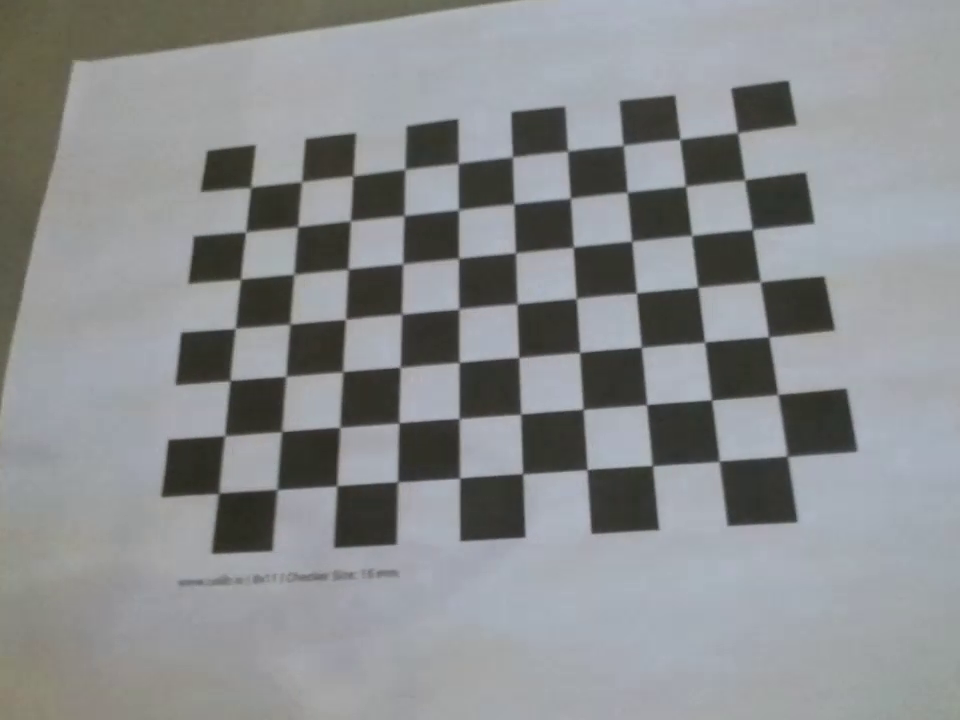
#> input picture pictures/calibration/dji_tello/1.png, 960 x 720 px; its folder holds only this picture in this run
$ python cameraCalibration.py
#> lines starting #> are read from the running program, lines starting #| are printed output that depends on the picture; after the words box and inside, x2 and y2 are one past the last pixel; in counts of white or black regions, pixels touching at a corner belong together; long printed decimals are rounded
import glob

import cv2
import numpy as np
import yaml

def main():
    board_size = (10, 7)
    objpts = []
    imgpts = []
    square_size = 16

    criteria = (cv2.TERM_CRITERIA_EPS + cv2.TERM_CRITERIA_MAX_ITER, 30, 0.001)
    objpt = np.zeros((board_size[1] * board_size[0], 3), np.float32)
    objpt[:, :2] = (
        np.mgrid[0 : board_size[0], 0 : board_size[1]].T.reshape(-1, 2) * square_size
    )

    ext = "*.png"
    images = glob.glob(f"/home/xtal/ros2_ws/pictures/calibration/dji_tello/{ext}")
    if not images:
        print("No images found...")
        exit()

    images_used = []
    image_size = None

    cv2.namedWindow("corners", cv2.WINDOW_NORMAL | cv2.WINDOW_GUI_NORMAL)

    for fn in images:
        img = cv2.imread(fn)
#> img is the input picture: shape (720, 960, 3); mean B, G, R 142.4, 140.9, 138.6
        if img is None:
            print(f"Could not load image: {fn}")
            continue

        gray = cv2.cvtColor(img, cv2.COLOR_BGR2GRAY)

        if image_size is None:
            image_size = (gray.shape[1], gray.shape[0])

        ret, corners = cv2.findChessboardCorners(gray, board_size, None)
#> ret = True; corners = 70 rows, first 8: [252, 188], [299.8, 179.6], [354, 175.5], [403.5, 167.4], [458, 163.5], [514, 158.4], [565.4, 152.4], [623.5, 145.5]

        if not ret:
            print(f"Error on image:{fn}")
        else:
            objpts.append(objpt)
            corners2 = cv2.cornerSubPix(gray, corners, (11, 11), (-1, -1), criteria)
#> corners2 = 70 rows, first 8: [250.7, 187.3], [301.6, 181.7], [353, 175.8], [405, 169.3], [458.3, 163.4], [512.4, 156.9], [567.6, 151.1], [623.1, 145.2]
            imgpts.append(corners2)
            images_used.append(fn)
            cv2.drawChessboardCorners(img, board_size, corners2, ret)
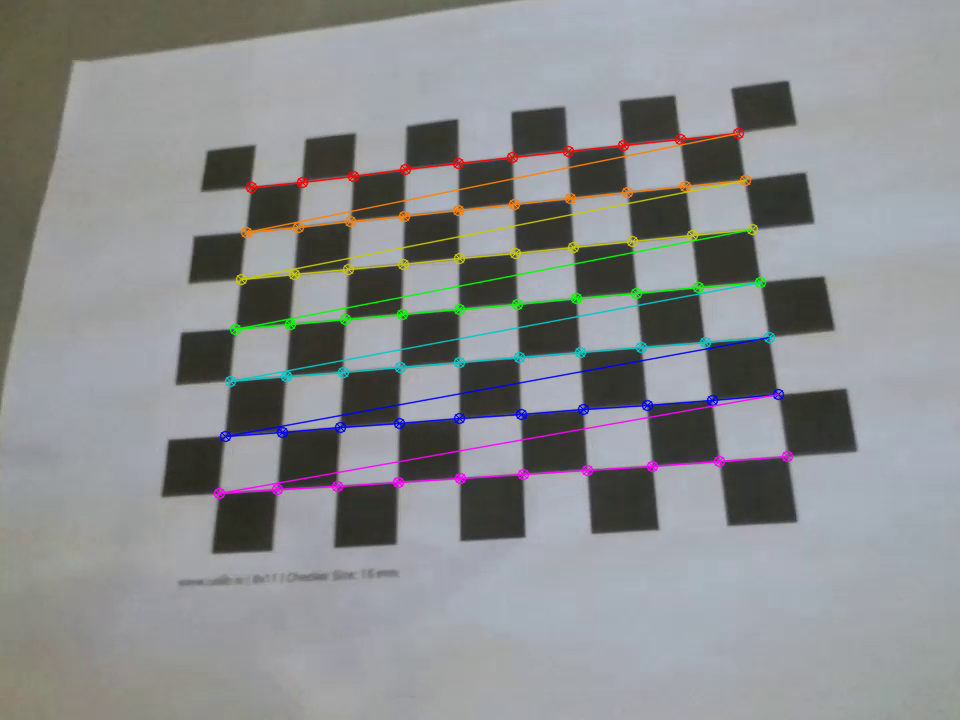
#> img: shape (720, 960, 3); 3.74% of pixels changed, all inside (x1, y1, x2, y2) = (213, 127, 794, 500)
            cv2.imshow("corners", img)
            cv2.waitKey(0)
    rms, K, D, rvecs, tvecs = cv2.calibrateCamera(
        objpts, imgpts, image_size, None, None
    )
#> rms = 0.258; K = [[927.8, 0, 487], [0, 937.7, 390.2], [0, 0, 1]]; D = [[0.0775, -1.06, -0.00325, 0.00164, 3.85]]; rvecs = ([-0.419, 0.146, -0.0473],); tvecs = ([-71.71, -60.88, 281.7],)
    print(K)
#| [[927.799    0.         487.034]
#|  [  0.         937.688 390.227]
#|  [  0.           0.           1.        ]]
    print(D)
#| [[ 7.74888758e-02 -1.05628128e+00 -3.25121366e-03  1.63754861e-03
#|    3.84578651e+00]]

    camera_parameters = {
        "rms": float(rms),
        "K": K.tolist(),
        "D": D.tolist(),
        "rvecs": [rvec.tolist() for rvec in rvecs],
        "tvecs": [tvec.tolist() for tvec in tvecs],
        "image_size": list(image_size),
        "board_size": list(board_size),
        "square_size": square_size,
    }

    with open("camera_calibration/dji_tello.yaml", "w") as f:
        yaml.dump(camera_parameters, f)

if __name__ == "__main__":
    main()

$ run again, on pictures/calibration/dji_tello/13.png
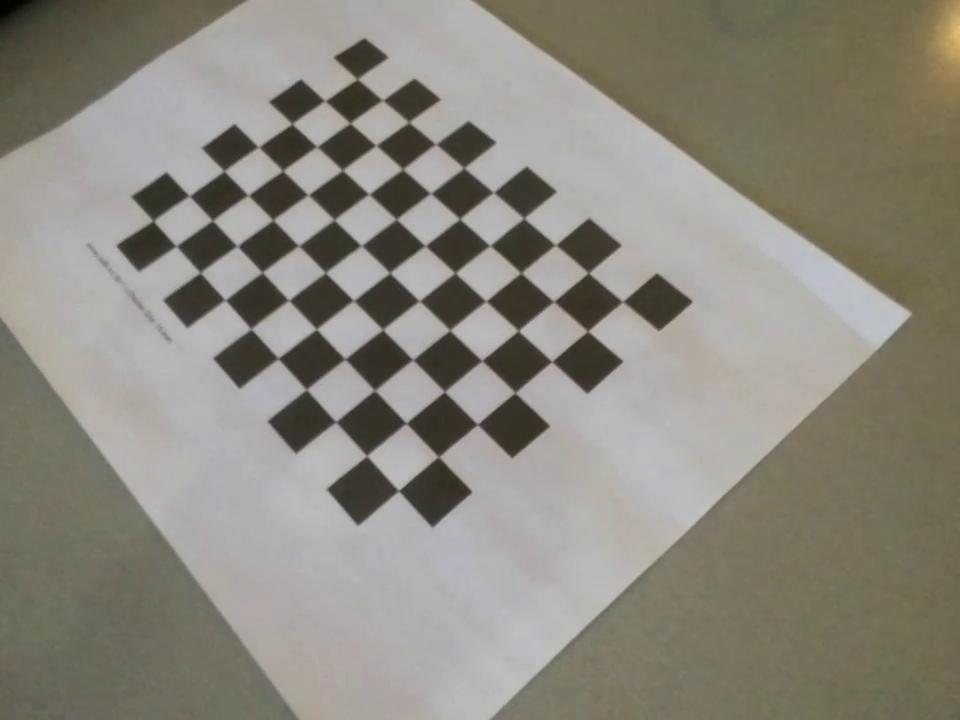
#> input picture pictures/calibration/dji_tello/13.png, 960 x 720 px
#> in main, img is the input picture: shape (720, 960, 3); mean B, G, R 126.3, 136.1, 139.7
#> in main, `gray = cv2.cvtColor(img, cv2.COLOR_BGR2GRAY)`:
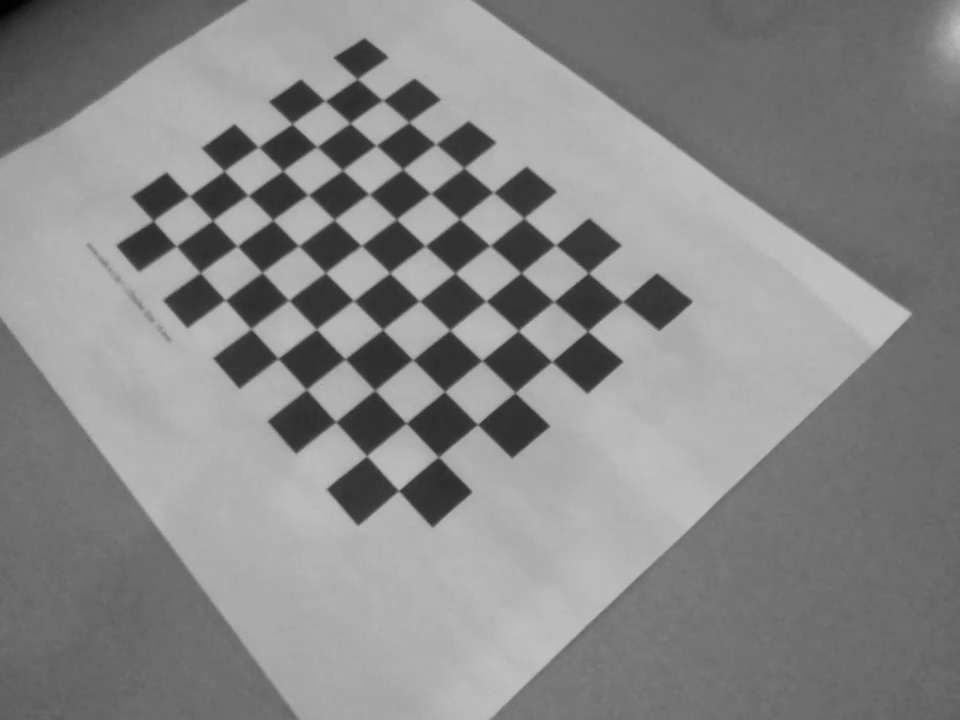
#> gray: shape (720, 960); min 3, max 201, mean 136.1
#> ret = True; corners = 70 rows, first 8: [357.4, 79.25], [381, 100.2], [408.7, 122.5], [434.2, 144.2], [463.8, 167.6], [491, 190.3], [523.7, 218.3], [556.9, 245.2]
#> corners2 = 70 rows, first 8: [357.2, 78.87], [382.6, 100.3], [408.7, 122.2], [435.6, 144.1], [463.9, 167.9], [493.4, 192.4], [523.8, 218.1], [555.4, 245]
#> in main, `cv2.drawChessboardCorners(img, board_size, corners2, ret)`:
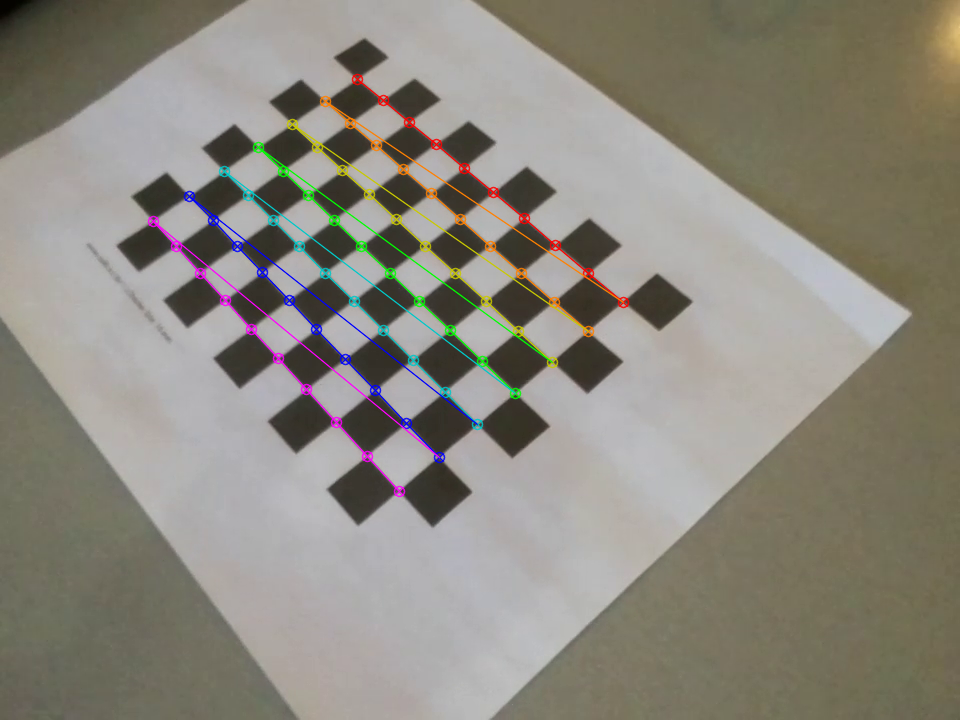
#> img: shape (720, 960, 3); 2.38% of pixels changed, all inside (x1, y1, x2, y2) = (147, 73, 630, 498)
#> rms = 0.215; K = [[813.8, 0, 491], [0, 800.9, 401.1], [0, 0, 1]]; D = [[0.064, -0.566, -0.00322, -0.00303, 1.4]]; rvecs = ([-0.357, 0.26, 0.811],); tvecs = ([-52.11, -127.8, 319.6],)
#| [[813.781   0.         490.968]
#|  [  0.         800.852 401.077]
#|  [  0.           0.           1.        ]]
#| [[ 0.06396 -0.5657 -0.003223 -0.003032  1.401]]

$ run again, on pictures/calibration/dji_tello/14.png
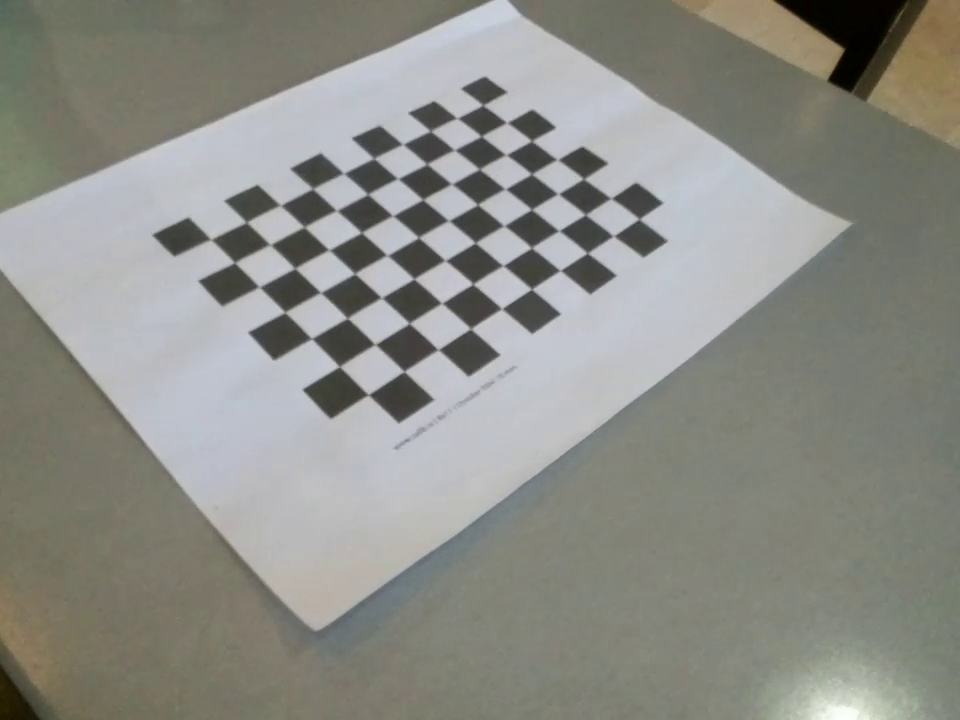
#> input picture pictures/calibration/dji_tello/14.png, 960 x 720 px
#> in main, img is the input picture: shape (720, 960, 3); mean B, G, R 135.2, 141.5, 141
#> in main, `gray = cv2.cvtColor(img, cv2.COLOR_BGR2GRAY)`:
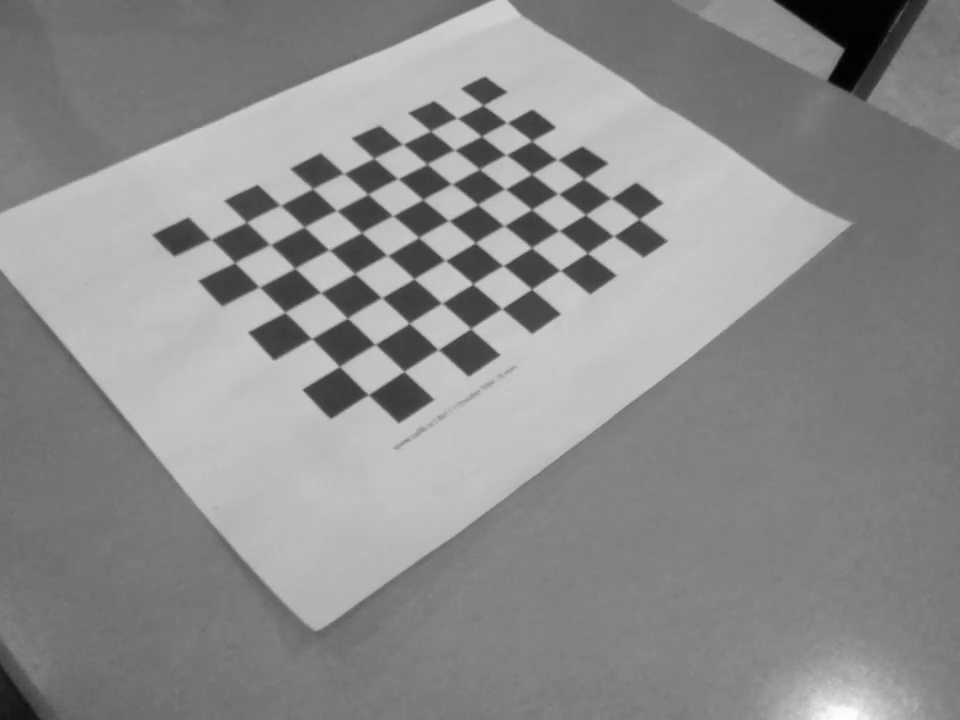
#> gray: shape (720, 960); min 1, max 254, mean 140.6
#> ret = True; corners = 70 rows, first 8: [211.5, 239.8], [246.2, 222.5], [281.2, 205.8], [312.2, 189.4], [342.6, 173.5], [374.4, 159.4], [401.9, 144.4], [430.5, 131.7]
#> corners2 = 70 rows, first 8: [210.9, 239.3], [246.5, 222.2], [280.3, 205.4], [312.7, 188.5], [343.7, 173.4], [373.8, 158.3], [402.7, 144.3], [430.4, 130.9]
#> in main, `cv2.drawChessboardCorners(img, board_size, corners2, ret)`:
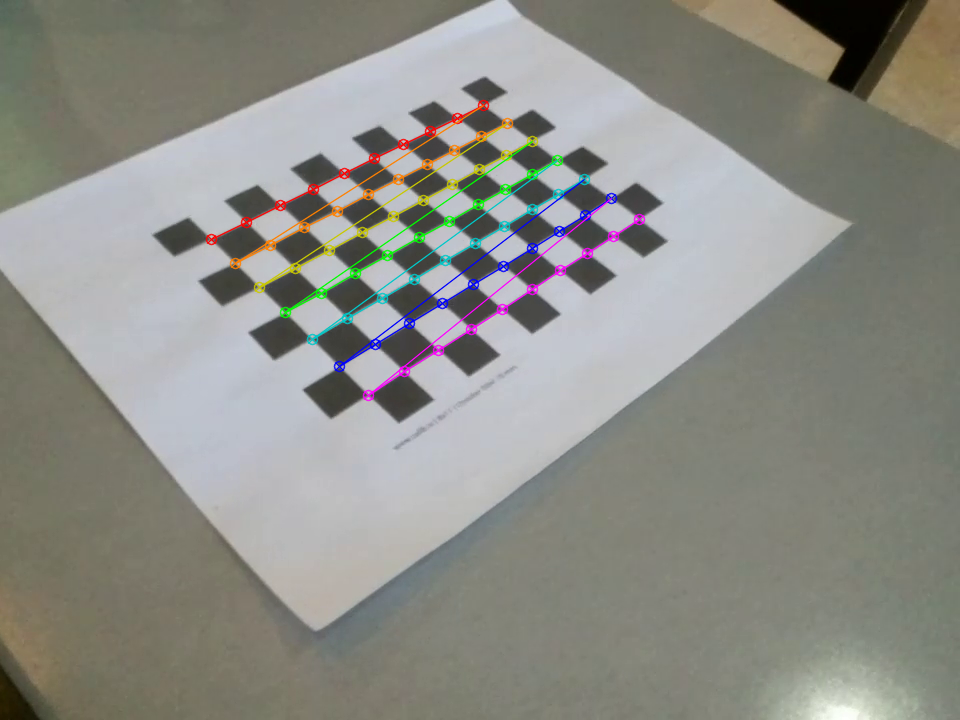
#> img: shape (720, 960, 3); 2.26% of pixels changed, all inside (x1, y1, x2, y2) = (205, 99, 646, 402)
#> rms = 0.232; K = [[882.2, 0, 491.1], [0, 874.5, 379.5], [0, 0, 1]]; D = [[0.0832, -0.731, -0.00459, 0.00316, 1.27]]; rvecs = ([-0.577, -0.335, -0.699],); tvecs = ([-107.9, -54.27, 340],)
#| [[882.188    0.         491.095 ]
#|  [  0.         874.524 379.453]
#|  [  0.           0.           1.        ]]
#| [[ 0.08324 -0.7306 -0.004593  0.003158   1.273]]

$ run again, on pictures/calibration/dji_tello/15.png
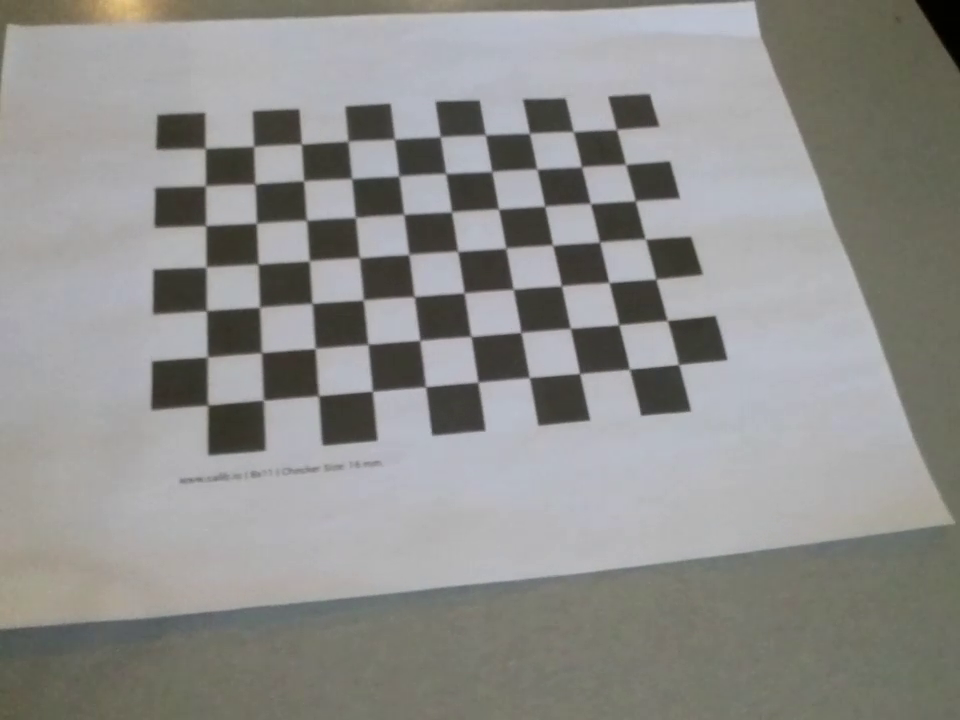
#> input picture pictures/calibration/dji_tello/15.png, 960 x 720 px
#> in main, img is the input picture: shape (720, 960, 3); mean B, G, R 139.7, 142.4, 142.9
#> ret = True; corners = 70 rows, first 8: [205.3, 148.5], [253.7, 146.4], [301.4, 144.1], [347.9, 141.5], [395, 139], [440.1, 136.2], [485, 135.5], [529.1, 133.7]
#> corners2 = 70 rows, first 8: [205.2, 148.4], [253.6, 146.4], [301.3, 144.1], [348, 141.2], [394.4, 139.1], [440.3, 136.7], [485.3, 134.8], [529.4, 133.3]
#> in main, `cv2.drawChessboardCorners(img, board_size, corners2, ret)`:
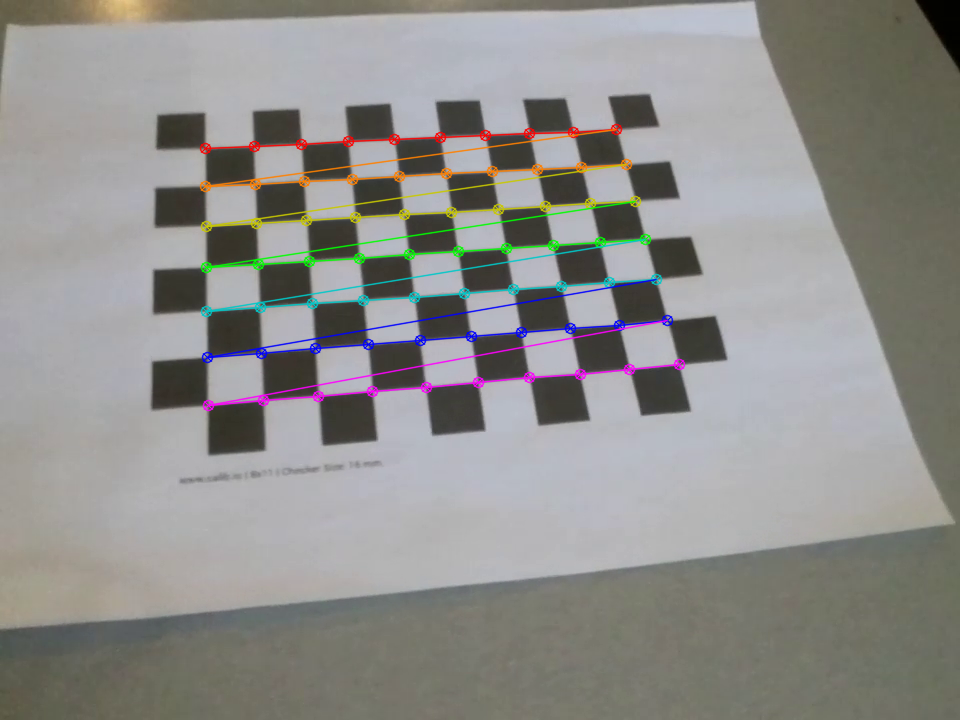
#> img: shape (720, 960, 3); 3.22% of pixels changed, all inside (x1, y1, x2, y2) = (199, 123, 686, 412)
#> rms = 0.252; K = [[766.9, 0, 465.1], [0, 750.8, 404.6], [0, 0, 1]]; D = [[0.0121, -0.0711, -0.00299, 0.00277, -0.0204]]; rvecs = ([-0.385, -0.111, -0.115],); tvecs = ([-87.82, -88.13, 258.5],)
#| [[766.917   0.         465.082]
#|  [  0.         750.827  404.565]
#|  [  0.           0.           1.        ]]
#| [[ 0.01208 -0.07115 -0.002994  0.002771 -0.02042]]
